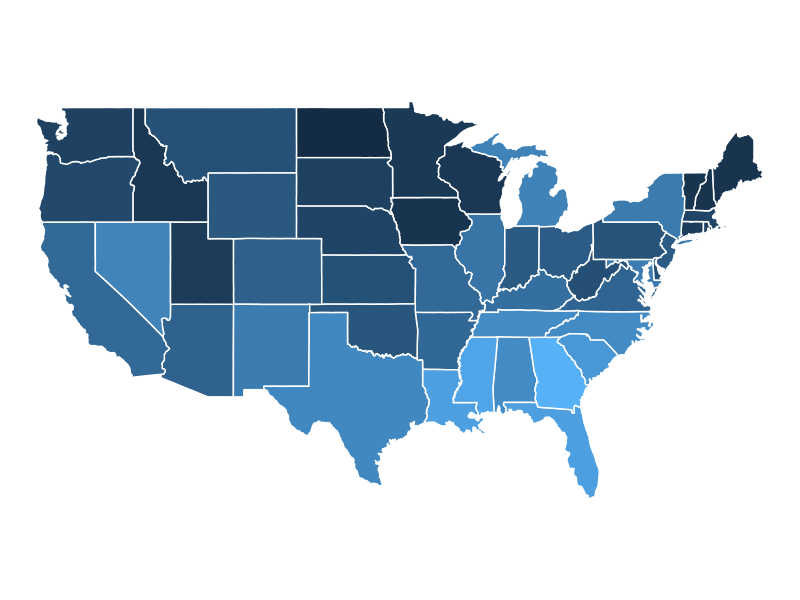
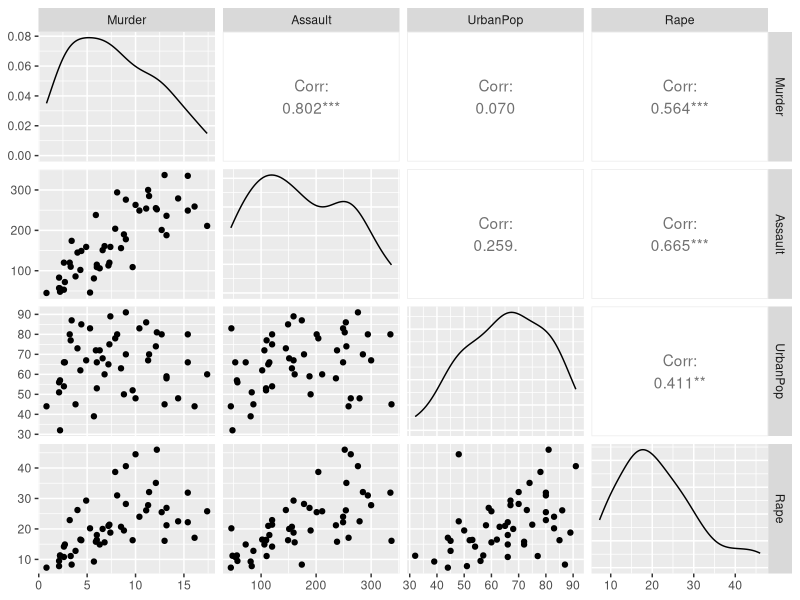

These figures' R source, in order:
## ---- chunk 1
library(ggplot2)
library(dplyr)
## ---- chunk 2
data("USArrests")

state_name_to_abbrev <- data.frame(
  abbrev = state.abb,
  name = state.name
)

head(USArrests)
## ---- chunk 3
arrests <- USArrests %>% 
  tibble::rownames_to_column(var = "name") %>% 
  inner_join(state_name_to_abbrev) %>% 
  select(name, abbrev, everything()) %>% 
  mutate(name = tolower(name))
## ---- chunk 4
states <- map_data("state")

states %>% 
  inner_join(arrests, by = c("region" = "name")) %>% 
  ggplot() + 
  geom_polygon(aes(x = long, y = lat, fill = Murder , group = group), color = "white") + 
  coord_fixed(1.3) +
  guides(fill=FALSE) +
  theme_void()# do this to leave off the color legend
## ---- chunk 5
GGally::ggpairs(select_if(arrests, is.numeric))
